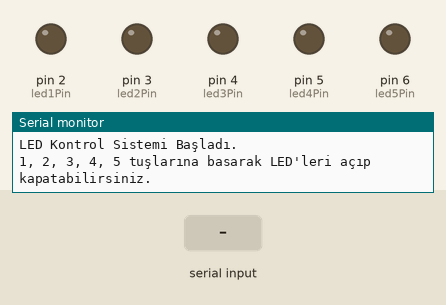
A sketch run on a simulated Arduino Uno, built with avr-gcc and run on an emulated ATmega328P. Shown: output pins drawn as LEDs (lit = HIGH), the last lines printed to the serial monitor. Inputs (shaded band) come from the test bench.

Above: at 1.2 s.
1.3 s: "1" received over Serial
At 1.6 s:
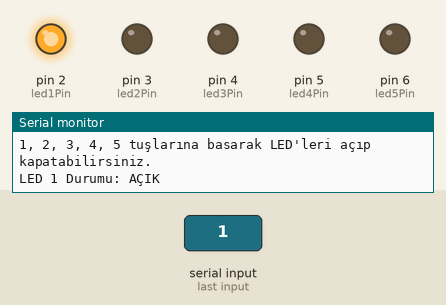
2.8 s: "2" received over Serial
At 4.0 s:
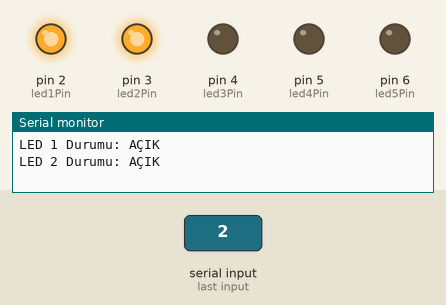
4.3 s: "3" received over Serial
At 5.1 s:
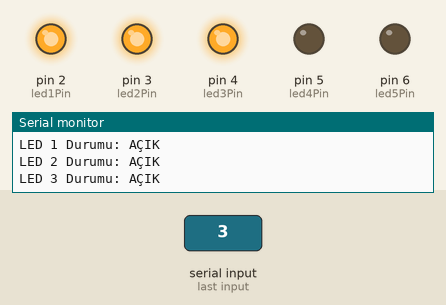
5.8 s: "4" received over Serial
At 6.3 s:
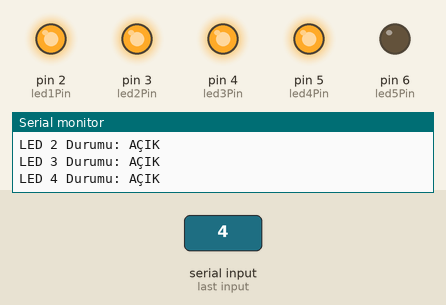
7.3 s: "5" received over Serial
At 8.5 s:
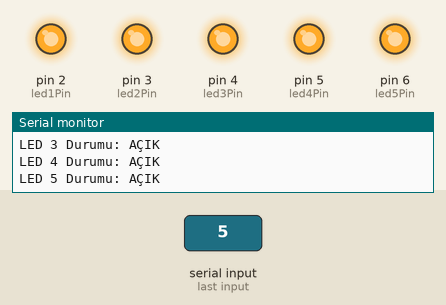
8.8 s: "1" received over Serial
At 9.7 s:
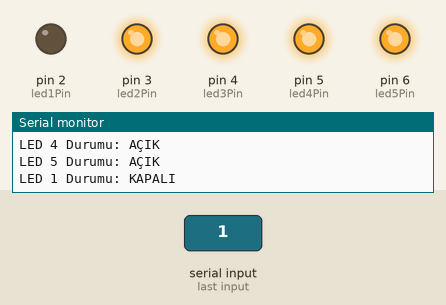
Timing chart, 0 to 11.3 s (numbered marks = the images above; inputs shaded):
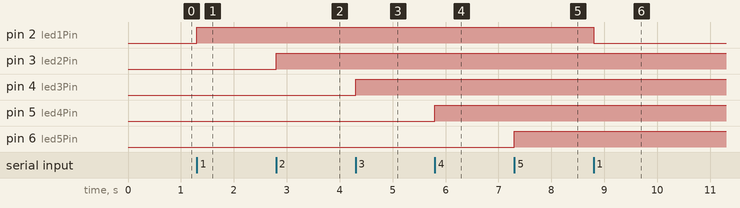

The sketch:

Seri-LED-Kontrol.ino
```cpp
const int led1Pin = 2;
const int led2Pin = 3;
const int led3Pin = 4;
const int led4Pin = 5;
const int led5Pin = 6;

bool led1Durumu = false;
bool led2Durumu = false;
bool led3Durumu = false;
bool led4Durumu = false;
bool led5Durumu = false;

void setup() {

  Serial.begin(9600);

  pinMode(led1Pin, OUTPUT);
  pinMode(led2Pin, OUTPUT);
  pinMode(led3Pin, OUTPUT);
  pinMode(led4Pin, OUTPUT);
  pinMode(led5Pin, OUTPUT);

  Serial.println("LED Kontrol Sistemi Başladı.");
  Serial.println("1, 2, 3, 4, 5 tuşlarına basarak LED'leri açıp kapatabilirsiniz.");
}

void loop() {

  if (Serial.available() > 0) {

    char gelenVeri = Serial.read();

    switch (gelenVeri) {

      case '1':

        led1Durumu = !led1Durumu;
        digitalWrite(led1Pin, led1Durumu);

        Serial.print("LED 1 Durumu: ");
        Serial.println(led1Durumu ? "AÇIK" : "KAPALI");
        break;

      case '2':
        led2Durumu = !led2Durumu;
        digitalWrite(led2Pin, led2Durumu);
        Serial.print("LED 2 Durumu: ");
        Serial.println(led2Durumu ? "AÇIK" : "KAPALI");
        break;

      case '3':
        led3Durumu = !led3Durumu;
        digitalWrite(led3Pin, led3Durumu);
        Serial.print("LED 3 Durumu: ");
        Serial.println(led3Durumu ? "AÇIK" : "KAPALI");
        break;

      case '4':
        led4Durumu = !led4Durumu;
        digitalWrite(led4Pin, led4Durumu);
        Serial.print("LED 4 Durumu: ");
        Serial.println(led4Durumu ? "AÇIK" : "KAPALI");
        break;

      case '5':
        led5Durumu = !led5Durumu;
        digitalWrite(led5Pin, led5Durumu);
        Serial.print("LED 5 Durumu: ");
        Serial.println(led5Durumu ? "AÇIK" : "KAPALI");
        break;

      default:

        Serial.println("Geçersiz tuş. Lütfen 1-5 arası bir rakam girin.");
        break;
    }
  }
}
```

Measured:
- after the input at 1.3 s, pin 2 (led1Pin): LOW → HIGH at once
- after the input at 2.8 s, pin 3 (led2Pin): LOW → HIGH at once
- after the input at 4.3 s, pin 4 (led3Pin): LOW → HIGH at once
- after the input at 5.8 s, pin 5 (led4Pin): LOW → HIGH at once
- after the input at 7.3 s, pin 6 (led5Pin): LOW → HIGH at once
- after the input at 8.8 s, pin 2 (led1Pin): HIGH → LOW at once
